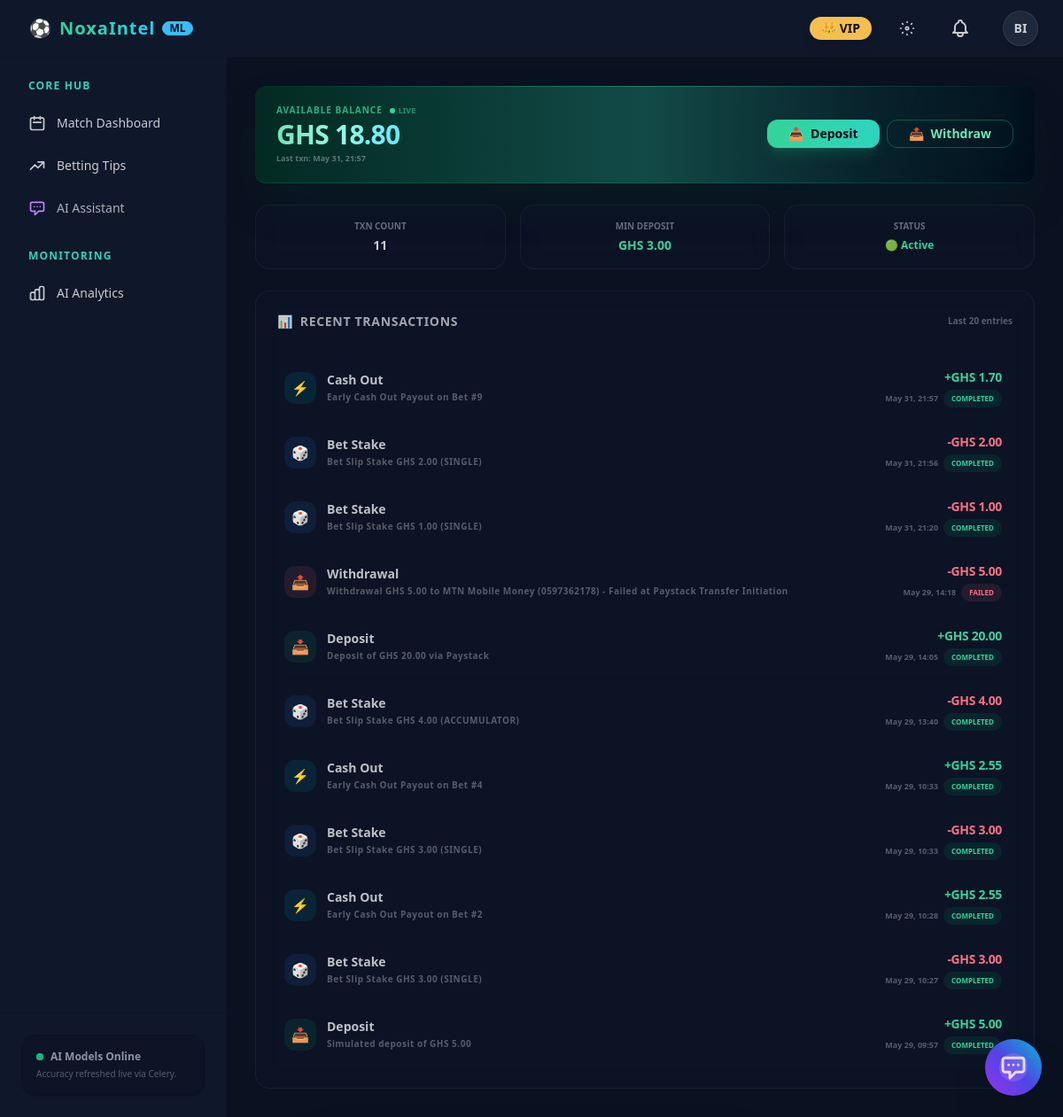
Page /wallet/ (signed in) on the earlier database version.
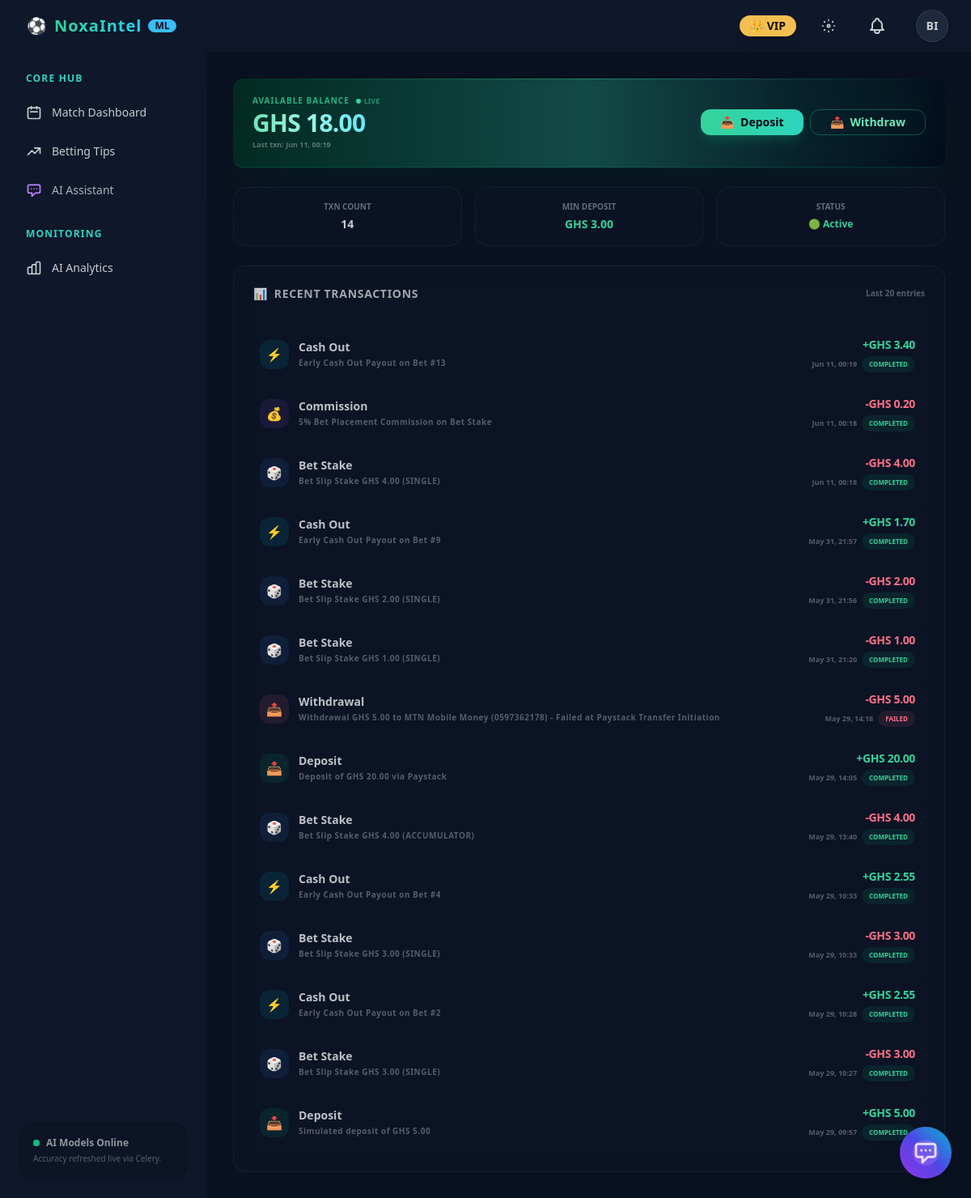
Same page on the later database version.
### users/models.py (models this page shows, shortened)
class CustomUser(AbstractUser):
    phone_number = models.CharField(max_length=20, unique=True, null=True, blank=True)
    email = models.EmailField(unique=True)
    USERNAME_FIELD = 'phone_number'
    REQUIRED_FIELDS = ['email', 'username']

### wallet/models.py (models this page shows, shortened)
class Transaction(models.Model):
    DEPOSIT = 'DEPOSIT'
    WITHDRAWAL = 'WITHDRAWAL'
    BET_STAKE = 'BET_STAKE'
    BET_WIN = 'BET_WIN'
    BET_REFUND = 'BET_REFUND'
    CASHOUT = 'CASHOUT'
    BONUS = 'BONUS'
    COMMISSION = 'COMMISSION'
    TYPE_CHOICES = [
        (DEPOSIT, 'Deposit'),
        (WITHDRAWAL, 'Withdrawal'),
        (BET_STAKE, 'Bet Stake'),
        (BET_WIN, 'Bet Winnings'),
        (BET_REFUND, 'Bet Refund'),
        (CASHOUT, 'Cash Out'),
        (BONUS, 'Bonus'),
        (COMMISSION, 'Commission'),
    ]
    PENDING = 'PENDING'
    COMPLETED = 'COMPLETED'
    FAILED = 'FAILED'
    REVERSED = 'REVERSED'
    STATUS_CHOICES = [
        (PENDING, 'Pending'),
        (COMPLETED, 'Completed'),
        (FAILED, 'Failed'),
        (REVERSED, 'Reversed'),
    ]
    wallet = models.ForeignKey(Wallet, on_delete=models.CASCADE, related_name='transactions')
    type = models.CharField(max_length=20, choices=TYPE_CHOICES)
    amount = models.DecimalField(max_digits=14, decimal_places=2)
    balance_before = models.DecimalField(max_digits=14, decimal_places=2)
    balance_after = models.DecimalField(max_digits=14, decimal_places=2)
    status = models.CharField(max_length=20, choices=STATUS_CHOICES, default=PENDING)
    reference = models.CharField(max_length=120, unique=True, db_index=True)
    description = models.CharField(max_length=255, blank=True)
    meta = models.JSONField(default=dict, blank=True)
    created_at = models.DateTimeField(default=timezone.now)
    class Meta:
        ordering = ['-created_at']
        indexes = [
            models.Index(fields=['wallet', 'type']),
            models.Index(fields=['wallet', 'status']),
        ]
    @property
    def is_credit(self):
        return self.type in (self.DEPOSIT, self.BET_WIN, self.BET_REFUND, self.CASHOUT, self.BONUS)

### wallet/views.py (the view)
# urls.py: path('wallet/', views.overview, name='overview'),
@login_required
def overview(request):
    wallet, created = Wallet.objects.get_or_create(user=request.user, currency='GHS')
    transactions = wallet.transactions.all().order_by('-created_at')[:20]
    context = {
        'wallet': wallet,
        'transactions': transactions,
    }
    return render(request, 'wallet/overview.html', context)

### templates/wallet/overview.html (shortened to what this page needs)
{% extends "base.html" %}
{% block content %}
<div class="max-w-7xl mx-auto space-y-0">
    <div class="sticky top-0 z-30 -mx-4 md:-mx-6 lg:-mx-8 px-4 md:px-6 lg:px-8 mb-6"
         id="wallet-sticky-banner">
        <div class="relative overflow-hidden bg-gradient-to-r from-emerald-950/95 via-teal-900/95 to-slate-950/95 backdrop-blur-xl rounded-xl border-b border-emerald-500/20 shadow-2xl shadow-emerald-950/40">
            <div class="absolute -right-12 -top-12 w-40 h-40 rounded-full bg-emerald-500/10 blur-3xl pointer-events-none"></div>
            <div class="absolute -left-12 -bottom-12 w-40 h-40 rounded-full bg-teal-500/8 blur-3xl pointer-events-none"></div>
            <div class="absolute top-0 left-0 right-0 h-px bg-gradient-to-r from-transparent via-emerald-400/40 to-transparent"></div>
            <div class="relative z-10 flex items-center justify-between flex-wrap gap-4 px-4 md:px-6 py-4 md:py-5">
                <div class="space-y-0.5 min-w-0">
                    <div class="flex items-center gap-2">
                        <span class="text-[10px] font-black uppercase tracking-widest text-emerald-400/80">Available Balance</span>
                        {% if wallet.is_locked %}
                            <span class="badge badge-error badge-xs font-bold text-[8px] px-1.5">🔒 LOCKED</span>
                        {% else %}
                            <span class="flex items-center gap-1 text-[9px] text-emerald-400/60 font-bold">
                                <span class="w-1.5 h-1.5 rounded-full bg-emerald-400 animate-pulse inline-block"></span>
                                LIVE
                            </span>
                        {% endif %}
                    </div>
                    <div class="flex items-baseline gap-2" id="sticky-balance-display"
                         hx-get="{% url 'wallet:balance_partial' %}"
                         hx-trigger="load, every 15s"
                         hx-swap="innerHTML">
                        <span class="text-2xl md:text-3xl font-black tracking-tight text-transparent bg-clip-text bg-gradient-to-r from-emerald-300 via-teal-200 to-cyan-300">
                        </span>
                    </div>
                    <p class="text-[9px] text-white/35 font-semibold truncate">
                        Last txn: {% if transactions %}{{ transactions.0.created_at|date:"M d, H:i" }}{% else %}No transactions yet{% endif %}
                    </p>
                </div>
                <div class="flex gap-2 flex-shrink-0">
                    <a href="{% url 'wallet:deposit' %}"
                       class="btn btn-sm border-0 bg-gradient-to-r from-emerald-400 to-teal-400 hover:from-emerald-500 hover:to-teal-500 text-slate-950 font-black px-4 md:px-6 rounded-xl shadow-lg shadow-emerald-500/20 active:scale-95 transition-all duration-150">
                        📥 <span class="">Deposit</span>
                    </a>
                    <a href="{% url 'wallet:withdraw' %}"
                       class="btn btn-sm btn-outline border-emerald-500/40 text-emerald-300 hover:bg-emerald-500/10 hover:border-emerald-400 px-4 md:px-6 rounded-xl active:scale-95 transition-all duration-150">
                        📤 <span class="">Withdraw</span>
                    </a>
                </div>
            </div>
        </div>
    </div>
    <div class="space-y-6">
        <div class="grid grid-cols-3 gap-3 md:gap-4">
            <div class="glass-panel p-3 md:p-4 rounded-2xl text-center border border-base-200/40">
                <span class="block text-[9px] md:text-[10px] uppercase font-bold text-base-content/50">Txn Count</span>
                <span class="block text-sm font-extrabold text-base-content mt-1">{{ transactions|length }}</span>
            </div>
            <div class="glass-panel p-3 md:p-4 rounded-2xl text-center border border-base-200/40">
                <span class="block text-[9px] md:text-[10px] uppercase font-bold text-base-content/50">Min Deposit</span>
                <span class="block text-sm font-extrabold text-emerald-400 mt-1">GHS 3.00</span>
            </div>
            <div class="glass-panel p-3 md:p-4 rounded-2xl text-center border border-base-200/40">
                <span class="block text-[9px] md:text-[10px] uppercase font-bold text-base-content/50">Status</span>
                <span class="block text-xs font-bold mt-1.5 {% if wallet.is_locked %}text-error{% else %}text-emerald-400{% endif %}">
                    {% if wallet.is_locked %}🛑 Locked{% else %}🟢 Active{% endif %}
                </span>
            </div>
        </div>
        <div class="glass-panel rounded-2xl border border-base-200/40 p-4 md:p-6 space-y-4">
            <div class="flex items-center justify-between border-b border-base-200/60 pb-3">
                <h2 class="text-sm font-black uppercase tracking-wider text-base-content/80 flex items-center gap-2">
                    <span>📊</span> Recent Transactions
                </h2>
                <span class="text-[10px] opacity-40 font-bold">Last 20 entries</span>
            </div>
            <div class="divide-y divide-base-200/50 pr-1">
                {% for tx in transactions %}
                    <div class="flex items-center justify-between py-3.5 hover:bg-base-200/30 px-2 rounded-xl transition-all duration-200 gap-2 min-w-0">
                        <div class="flex items-center gap-3 min-w-0">
                            <div class="w-9 h-9 rounded-xl flex items-center justify-center font-bold text-base flex-shrink-0
                                {% if tx.type == 'DEPOSIT' %}bg-emerald-500/10 text-emerald-400
                                {% elif tx.type == 'WITHDRAWAL' %}bg-error/10 text-error
                                {% elif tx.type == 'BET_STAKE' %}bg-blue-500/10 text-blue-400
                                {% elif tx.type == 'BET_WIN' %}bg-yellow-500/10 text-yellow-400
                                {% elif tx.type == 'CASHOUT' %}bg-cyan-500/10 text-cyan-400
                                {% else %}bg-purple-500/10 text-purple-400{% endif %}">
                                {% if tx.type == 'DEPOSIT' %}📥
                                {% elif tx.type == 'WITHDRAWAL' %}📤
                                {% elif tx.type == 'BET_STAKE' %}🎲
                                {% elif tx.type == 'BET_WIN' %}👑
                                {% elif tx.type == 'CASHOUT' %}⚡
                                {% else %}💰{% endif %}
                            </div>
                            <div class="min-w-0">
                                <span class="block text-sm font-black truncate text-base-content/95">{{ tx.get_type_display }}</span>
                                <span class="block text-[10px] font-semibold opacity-40 tracking-wider truncate mt-0.5">
                                    {{ tx.description|default:"No description" }}
                                </span>
                            </div>
                        </div>
                        <div class="text-right flex-shrink-0 pl-3">
                            <span class="block text-sm font-black tracking-tight {% if tx.is_credit %}text-emerald-400{% else %}text-error{% endif %}">
                                {% if tx.is_credit %}+{% else %}-{% endif %}GHS {{ tx.amount }}
                            </span>
                            <div class="flex items-center gap-1.5 justify-end mt-1">
                                <span class="text-[9px] opacity-40 font-bold">{{ tx.created_at|date:"M d, H:i" }}</span>
                                <span class="badge py-1.5 font-black uppercase text-[8px] border-0
                                    {% if tx.status == 'COMPLETED' %}bg-emerald-500/10 text-emerald-400
                                    {% elif tx.status == 'PENDING' %}bg-warning/10 text-warning
                                    {% else %}bg-error/10 text-error{% endif %}">
                                    {{ tx.status }}
                                </span>
                            </div>
                        </div>
                    </div>
                {% endfor %}
            </div>
        </div>
    </div>
</div>
{% endblock %}

### templates/components/navbar.html (shortened to what this page needs)
<div class="navbar bg-base-100 border-b border-base-200 px-2 md:px-6 z-40 relative">
    <div class="flex-1">
        <a href="{% url 'home' %}" class="btn btn-ghost normal-case text-lg md:text-xl font-black gap-1 md:gap-2 tracking-wider px-2">
            <span>⚽</span>
            <span class="bg-gradient-to-r from-emerald-400 to-cyan-400 bg-clip-text text-transparent">NoxaIntel</span>
            <span class="hidden sm:inline-flex badge badge-primary badge-sm font-semibold tracking-normal">ML</span>
        </a>
    </div>
    <div class="flex-none gap-1.5 md:gap-4">
        {% if user.is_authenticated %}
            <div class="hidden sm:inline-flex">
                {% if user.profile.subscription_tier.name == 'VIP' %}
                    <span class="badge badge-warning gap-1 py-3 px-3 font-bold shadow-lg shadow-warning/10">
                        👑 VIP
                    </span>
                {% elif user.profile.subscription_tier.name == 'Premium' %}
                    <span class="badge badge-secondary gap-1 py-3 px-3 font-bold shadow-lg shadow-secondary/10">
                        ⚡ Premium
                    </span>
                {% else %}
                    <span class="badge badge-accent badge-outline gap-1 py-3 px-3 font-semibold">
                        Free Tier
                    </span>
                {% endif %}
            </div>
            <button id="theme-toggle" class="btn btn-ghost btn-circle" aria-label="Toggle Theme">
            </button>
            <div class="dropdown dropdown-end">
                <a href="{% url 'notifications:list' %}" class="btn btn-ghost btn-circle relative">
                </a>
            </div>
            <div class="dropdown dropdown-end">
                <div tabindex="0" role="button" class="btn btn-ghost btn-circle avatar placeholder">
                    <div class="bg-neutral text-neutral-content rounded-full w-10 border border-neutral-content/10 shadow-md">
                        <span class="text-sm font-bold">{{ user.username|slice:":2"|upper }}</span>
                    </div>
                </div>
            </div>
        {% else %}
            {% if '/login/' not in request.path and '/register/' not in request.path %}
                <a href="{% url 'users:login' %}" class="btn btn-ghost btn-sm">Log In</a>
                <a href="{% url 'users:register' %}" class="btn btn-primary btn-sm px-4">Sign Up</a>
            {% endif %}
        {% endif %}
    </div>
</div>

Differences in the rows shown:
added Transaction: type "Cash Out", description "Early Cash Out Payout on Bet #13", amount "3.40", created_at "Jun 11, 00:19", status "COMPLETED"
added Transaction: type "Commission", description "5% Bet Placement Commission on Bet Stake", amount "0.20", created_at "Jun 11, 00:18", status "COMPLETED"
added Transaction: type "Bet Stake", description "Bet Slip Stake GHS 4.00 (SINGLE)", amount "4.00", created_at "Jun 11, 00:18", status "COMPLETED"
Other differences:
{{ transactions|length }}: "11" → "14"
{{ transactions.0.created_at|date:"M d, H:i" }}: "May 31, 21:57" → "Jun 11, 00:19"
